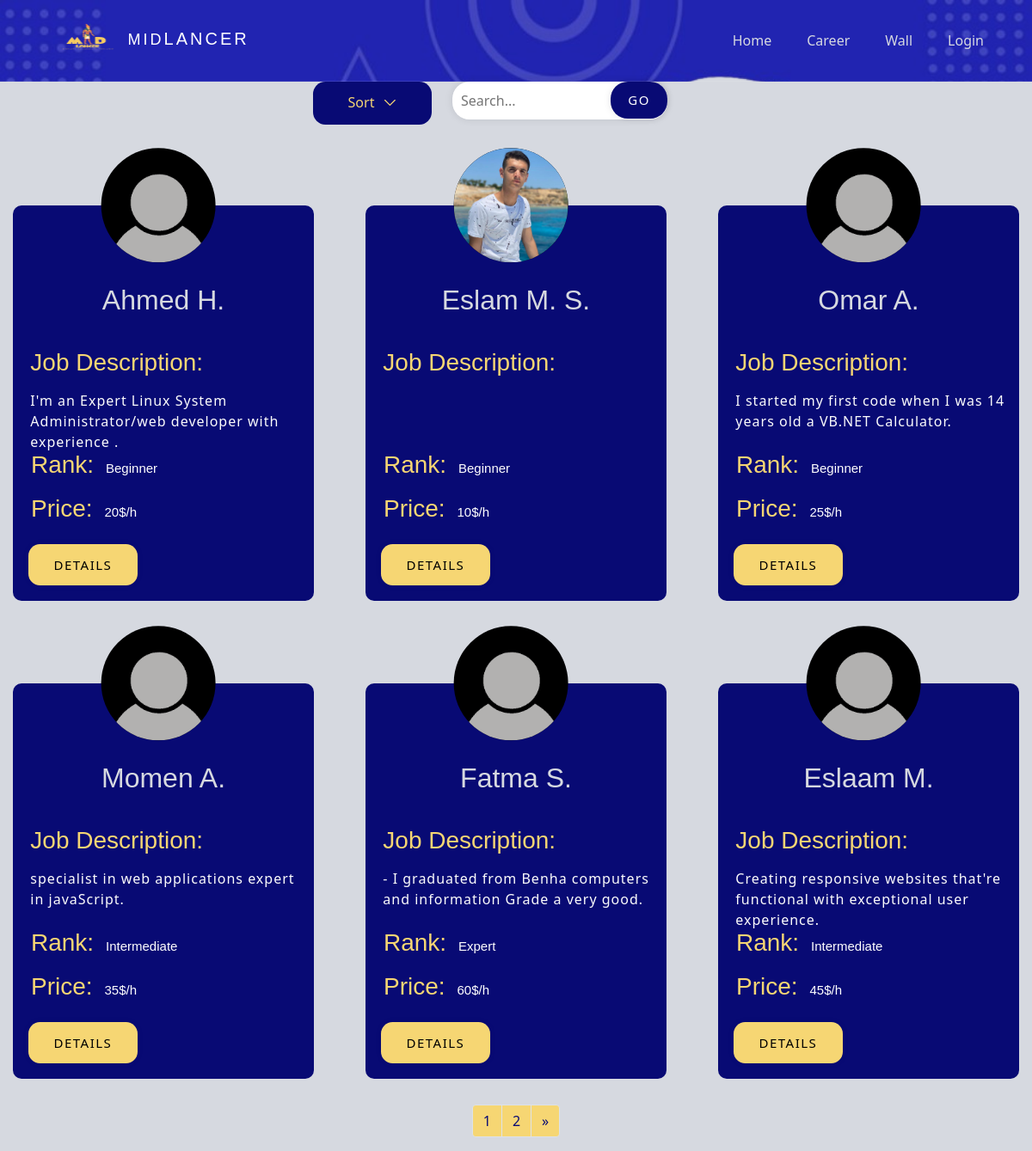
The app's page /freelancers.php?cid=1 with its own data.
### tables this page shows
CREATE TABLE `rank` (
  `rank_id` int(11) NOT NULL,
  `rank` varchar(250) NOT NULL
);

CREATE TABLE `freelancer` (
  `freelancer_id` int(11) NOT NULL,
  `freelancer_name` varchar(255) NOT NULL,
  `email` varchar(255) NOT NULL,
  `phone_number` varchar(11) NOT NULL,
  `password` varchar(255) NOT NULL,
  `birthdate` date NOT NULL,
  `national_id` varchar(14) NOT NULL,
  `freelancer_image` longtext DEFAULT NULL,
  `job_title` varchar(255) NOT NULL,
  `available_hours` int(11) DEFAULT NULL,
  `price/hr` float DEFAULT 5,
  `link1` varchar(255) DEFAULT NULL,
  `link2` varchar(255) DEFAULT NULL,
  `freelancer_file` longtext DEFAULT NULL,
  `bio` text DEFAULT NULL,
  `premium` varchar(255) DEFAULT '0',
  `view` int(11) DEFAULT 0,
  `hidden` tinyint(1) DEFAULT 0,
  `admin_hidden` tinyint(1) DEFAULT 0,
  `career_id` int(11) NOT NULL,
  `rank_id` int(11) DEFAULT 1,
  `webssite_price` int(11) NOT NULL DEFAULT 5,
  `fl_join_date` date NOT NULL DEFAULT current_timestamp(),
  `last_seen` datetime DEFAULT current_timestamp()
);

### freelancers.php (the view, shortened to what this page needs)
<?php
include 'nav+bm.php';
if(isset($_GET['cid']))
{
    $cid = mysqli_real_escape_string($connect, $_GET['cid']);
}
if (isset($_GET['sort']))
    $sort = mysqli_real_escape_string($connect, $_GET['sort']);
else
    $sort = '';
if (isset($_GET['search']))
    $search = mysqli_real_escape_string($connect, $_GET['search']);
else
    $search = '';
$displayFLs = "SELECT *, `freelancer`.`freelancer_id` AS 'f_fid' FROM `rank`
               JOIN `freelancer` ON `rank`.`rank_id` = `freelancer`.`rank_id`
               LEFT JOIN `bookmark` on `freelancer`.`freelancer_id` = `bookmark`.`freelancer_id`
               LEFT JOIN `subscription` ON `freelancer`.`freelancer_id` = `subscription`.`freelancer_id`
               WHERE `freelancer`.`career_id` = '$cid' AND (`freelancer_name` LIKE '%$search%' OR `bio` LIKE '%$search%' OR SOUNDEX(`freelancer`.`freelancer_name`) = SOUNDEX('$search')) AND `hidden` = '0' AND `freelancer`.`admin_hidden`='0'
               GROUP BY `freelancer`.`freelancer_id`
              ";
$limit = 6;
if (isset($_GET['page']))
    $pageNum = $_GET['page'];
else
    $pageNum = 1;
$offset = ($pageNum - 1) * $limit;
if ($sort == 'p_asc')
    $displayFLs .= " ORDER BY `price/hr`, `freelancer`.`rank_id` DESC, `subscription`.`plan_id` DESC LIMIT $limit OFFSET $offset";
else if ($sort == 'p_dsc')
    $displayFLs .= " ORDER BY `price/hr` DESC, `freelancer`.`rank_id` DESC, `subscription`.`plan_id` DESC LIMIT $limit OFFSET $offset";
else if ($sort == 'rank')
    $displayFLs .= " ORDER BY `freelancer`.`rank_id` DESC, `subscription`.`plan_id` DESC LIMIT $limit OFFSET $offset";
else
    $displayFLs .= " ORDER BY `subscription`.`plan_id` DESC LIMIT $limit OFFSET $offset";
$ExecDisplayFLs = mysqli_query($connect, $displayFLs);
?>
    <!DOCTYPE html>
    <html lang="en">
    <head>
        <link href="https://cdn.jsdelivr.net/npm/bootstrap@5.0.2/dist/css/bootstrap.min.css" rel="stylesheet"
>
        <link rel="stylesheet" href="https://cdnjs.cloudflare.com/ajax/libs/font-awesome/6.6.0/css/all.min.css">
        <link rel="stylesheet" href="css/freelancers.css">
    </head>
<body >
    <div class="upper">
         <div class="menu">
            <div class="item">
                <a href="#" class="link">
                    <span> Sort</span>
                </a>
            </div>
        </div>
        <div class="search">
            <form method="GET" action="Freelancers.php">
                <input placeholder="Search..." type="text" name="search" value="<?php echo $search; ?>">
                <button type="submit">Go</button>
            </form>
        </div>
    </div>
<div class="cards pt-5">
<?php if (mysqli_num_rows($ExecDisplayFLs) > 0) { while ($data = mysqli_fetch_assoc($ExecDisplayFLs)) { ?>
    <div class="main-dashcard" >
        <div class="image"><img src="img/profile/<?php echo $data['freelancer_image']?>" alt="Profile Pic"></div>
            <div class="txt">
                <div class="title">
                    <h2><?php echo htmlspecialchars($data['freelancer_name']); ?></h2>
                </div>
                <div class="content">
                    <h3>Job Description:</h3>
                    <p><?php echo $data['bio']; ?></p>
                </div>
                <div class="ranks">
                    <h3>Rank: <span><?php echo htmlspecialchars($data['rank']); ?></span></h3>
                    <br>
                    <h3>Price: <span><?php echo htmlspecialchars($data['price/hr']); ?>$/h</span></h3>
                </div>
                <div class="btns">
                    <div class="buttons">
                        <a href="freelancerview.php?vfid=<?php echo $data['f_fid']?>"><button class="dtlsbtn">Details</button></a>
                    </div>
                </div>
            </div>
        </div>
        <?php } } else { ?>
            <div class="cards">
                <p>No Freelancers Matching your Criteria</p>
            </div>
        <?php } ?>
    </div>
    <nav aria-label="Page navigation example">
        <ul class="pagination justify-content-center">
            <?php
            $spicySql = str_replace("LIMIT $limit OFFSET $offset", '', $displayFLs);
            $execSpicy = mysqli_query($connect, $spicySql);
            $numPages = ceil(mysqli_num_rows($execSpicy) / $limit);
            if(isset($_GET['page']))
                $currentPage = $_GET['page'];
            else
                $currentPage = 1;
            if($numPages > 1)
            { ?>
                <?php
                for($pn = 1; $pn <= $numPages; $pn++) {$max = $pn; ?>
                    <li class="page-item"><a class="page-link" href="Freelancers.php?cid=<?php echo $cid; ?>&search=<?php echo $search; ?>&sort=<?php echo $sort; ?>&page=<?php echo $pn; ?>"><?php echo $pn; ?></a></li>
                <?php } if($currentPage != $max) { ?>
                <li class="page-item">
                    <a class="page-link" href="Freelancers.php?cid=<?php echo $cid; ?>&search=<?php echo $search; ?>&sort=<?php echo $sort; ?>&page=<?php echo $currentPage + 1; ?>" aria-label="Next">
                        <span aria-hidden="true">»</span>
                    </a>
                </li>
            <?php }} ?>
        </ul>
    </nav>
</body>
</html>

### css/nav+bm.css (style rules this page uses)
:root { --primary-color: #080a74; --secondary-color: #f6d673; --Thirdly-color: #d6d9e0; --fourthly-color: #1d1d27; }
h2 { color: var(--Thirdly-color); }
button { padding: 4px 20px; border-radius: 50px; cursor: pointer; border: 0; border-radius: 0.9em; background-color: var(--secondary-color); box-shadow: rgb(0 0 0 / 5%) 0 0 8px; letter-spacing: 1.5px; text-transform: uppercase; font-size: 15px; transition: all 0.5s ease; font-family: inherit; margin-left: 20px; }
a { text-decoration: none; color: var(--fourthly-color); }

### freelancers.php (style rules this page uses)
:root { --white: #fcfcfc; --gray: #cbcdd3; --dark: #777777; --error: #ef8d9c; --orange: #ffc39e; --success: #b0db7d; --secondary: #99dbb4; }
p { margin-top: -5px; color: var(--white); letter-spacing: 1px; }
button, .dot { cursor: pointer; }

### records on screen
rank: freelancer.freelancer_image (placeholder picture), freelancer.freelancer_name "Ahmed H.", freelancer.bio "I'm an Expert Linux System Administrator/web developer with experience .", rank "Beginner", freelancer.price/hr "20", freelancer.freelancer_image (picture), freelancer.freelancer_name "Eslam M. S.", freelancer.price/hr "10", freelancer.freelancer_name "Omar A.", freelancer.bio "I started my first code when I was 14 years old a VB.NET Calculator.", freelancer.price/hr "25"
rank: freelancer.freelancer_image (placeholder picture), freelancer.freelancer_name "Momen A.", freelancer.bio "specialist in web applications expert in javaScript.", rank "Intermediate", freelancer.price/hr "35"
rank: freelancer.freelancer_image (placeholder picture), freelancer.freelancer_name "Fatma S.", freelancer.bio "- I graduated from Benha computers and information Grade a very good.", rank "Expert", freelancer.price/hr "60"
freelancer: freelancer_image (placeholder picture), freelancer_name "Eslaam M.", bio "Creating responsive websites that're functional with exceptional user experience.", rank.rank "Intermediate", value "45"
